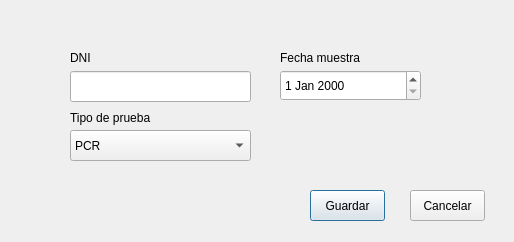
<?xml version="1.0" encoding="UTF-8"?>
<ui version="4.0">
 <class>CrearPrueba</class>
 <widget class="QDialog" name="CrearPrueba">
  <property name="geometry">
   <rect>
    <x>0</x>
    <y>0</y>
    <width>514</width>
    <height>242</height>
   </rect>
  </property>
  <property name="windowTitle">
   <string>Dialog</string>
  </property>
  <widget class="QLineEdit" name="dni">
   <property name="geometry">
    <rect>
     <x>70</x>
     <y>71</y>
     <width>181</width>
     <height>31</height>
    </rect>
   </property>
  </widget>
  <widget class="QDateEdit" name="dateEdit">
   <property name="geometry">
    <rect>
     <x>280</x>
     <y>70</y>
     <width>141</width>
     <height>31</height>
    </rect>
   </property>
  </widget>
  <widget class="QComboBox" name="tipoprueba">
   <property name="geometry">
    <rect>
     <x>70</x>
     <y>130</y>
     <width>181</width>
     <height>31</height>
    </rect>
   </property>
   <item>
    <property name="text">
     <string>PCR</string>
    </property>
   </item>
   <item>
    <property name="text">
     <string>Antigenos</string>
    </property>
   </item>
  </widget>
  <widget class="QPushButton" name="guardar">
   <property name="geometry">
    <rect>
     <x>310</x>
     <y>190</y>
     <width>75</width>
     <height>31</height>
    </rect>
   </property>
   <property name="text">
    <string>Guardar</string>
   </property>
  </widget>
  <widget class="QPushButton" name="pushButton">
   <property name="geometry">
    <rect>
     <x>410</x>
     <y>190</y>
     <width>75</width>
     <height>31</height>
    </rect>
   </property>
   <property name="text">
    <string>Cancelar</string>
   </property>
  </widget>
  <widget class="QLabel" name="label">
   <property name="geometry">
    <rect>
     <x>70</x>
     <y>50</y>
     <width>111</width>
     <height>16</height>
    </rect>
   </property>
   <property name="text">
    <string>DNI</string>
   </property>
  </widget>
  <widget class="QLabel" name="label_2">
   <property name="geometry">
    <rect>
     <x>280</x>
     <y>50</y>
     <width>120</width>
     <height>16</height>
    </rect>
   </property>
   <property name="text">
    <string>Fecha muestra</string>
   </property>
  </widget>
  <widget class="QLabel" name="label_3">
   <property name="geometry">
    <rect>
     <x>70</x>
     <y>110</y>
     <width>111</width>
     <height>16</height>
    </rect>
   </property>
   <property name="text">
    <string>Tipo de prueba</string>
   </property>
  </widget>
 </widget>
 <resources/>
 <connections/>
</ui>
